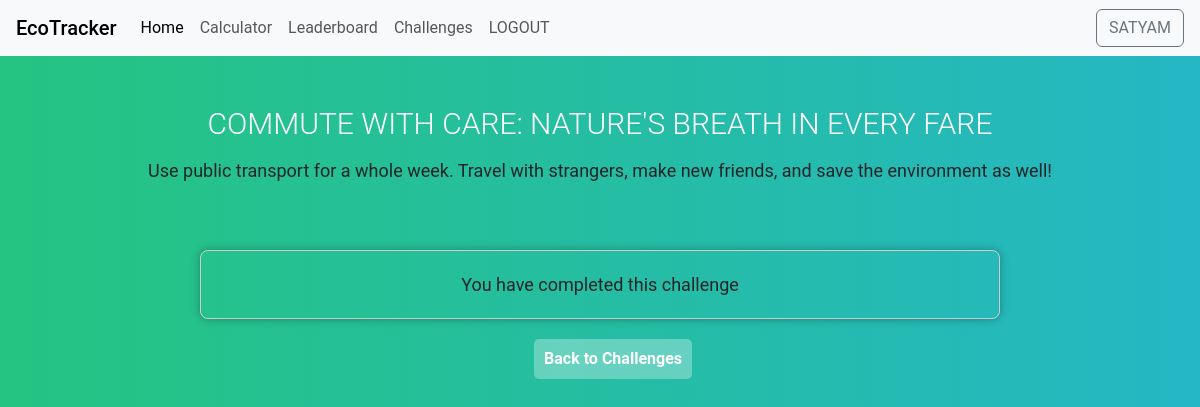
Page /log-action/3/ (signed in) on the committed database.
### base/models.py (models this page shows)
class SustainabilityChallenge(models.Model):
    creator = models.ForeignKey(User, on_delete=models.CASCADE, related_name='created_challenges',null=True)
    participants = models.ManyToManyField(User, related_name='joined_challenges')
    title = models.CharField(max_length=255)
    description = models.TextField()
    start_date = models.DateTimeField(null=True)
    end_date = models.DateTimeField(null=True)
    points_awarded = models.IntegerField(default=0)  # New field for awarded points

### base/views.py (the view, shortened to what this page needs)
# urls.py: path('log-action/<int:challenge_id>/',views.log_action,name='log_action'),
@login_required
def log_action(request, challenge_id):
    challenge = get_object_or_404(SustainabilityChallenge, pk=challenge_id)
    challenge_completed = UserChallenge.objects.filter(user=request.user, challenge=challenge, status='completed').exists()
    form = ChallengeLogForm(request.POST or None)
    context = {
        'form': form,
        'challenge': challenge,
        'challenge_completed': challenge_completed,
    }
    print("Rendering log_action.html")
    return render(request, 'base/log_action.html', context)

### base/templates/base/log_action.html (shortened to what this page needs)
{% extends 'main.html' %}
{% block content %}
<h1 class="lbd1" style="padding-top: 50px;">{{ challenge.title }}</h1>
<p class="lbd-content">{{ challenge.description }}</p>
{% if challenge_completed %}
<div style="padding-top: 50px;">
<div class="form-container lbd-content">
You have completed this challenge</div></div>
{% endif %}
<div style="padding-left: 44.5%; padding-top: 20px;">
<button class="css-button-arrow--green">
<a href="{% url 'challenges' %}" style="color: rgb(255, 255, 255);">Back to Challenges</a>
</button>
</div>
{% endblock content %}

### templates/navbar.html (shortened to what this page needs)
<nav class="navbar navbar-expand-lg navbar-light bg-light">
  <span class="navbar-brand ps-3 mb-0 h1">EcoTracker</span>
  <div class="collapse navbar-collapse" id="navbarTogglerDemo02">
    <ul class="navbar-nav mr-auto mt-2 mt-lg-0">
      <li class="nav-item active">
        <a class="nav-item nav-link active" href="/">Home </a>
      </li>
      <li class="nav-item">
        <a class="nav-item nav-link" href="{% url 'calculate-CF' %}">Calculator</a>
      </li>
      <li class="nav-item">
        <a class="nav-item nav-link" href="{% url 'leaderboard' %}">Leaderboard</a>
      </li>
      <li class="nav-item">
        <a class="nav-item nav-link" href="{% url 'challenges' %}">Challenges</a>
      </li>
      <li class="nav-item">
        {% if request.user.is_authenticated %}
          <a class="nav-item nav-link" href="{% url 'logout' %}">LOGOUT</a>
        {% else %}
          <a class="nav-item nav-link" href="{% url 'login' %}">LOGIN</a>
        {% endif %}
      </li>
    </ul>
    <ul class="navbar-nav ms-auto mt-2 mt-lg-0 pe-3">
    {% if request.user.is_authenticated %}
      <a class="btn btn-outline-secondary my-2 my-sm-0 text-uppercase" href="#">{{ request.user }}</a></form>
    {% endif %}
    </ul>
  </div>
</nav>

### base/static/base/styles.css (style rules this page uses)
a { text-decoration: none; }
.form-container { padding-left: 40%; }
.form-container { max-width: 800px; margin: 0 auto; padding: 20px; border: 1px solid #ccc; border-radius: 8px; box-shadow: 0 0 10px rgba(0, 0, 0, 0.3); }
body { background-color: #131720; }
.lbd1 { font-size: 30px; color: #fff; text-transform: uppercase; font-weight: 300; text-align: center; margin-bottom: 15px; }
body { background: -webkit-linear-gradient(left, #25c481, #25b7c4); background: linear-gradient(to right, #25c481, #25b7c4); font-family: 'Roboto', sans-serif; }
.lbd-content { text-align: center; font-size: 18px; }
.css-button-arrow--green { min-width: 130px; height: 40px; color: #fff; padding: 5px 10px; font-weight: bold; cursor: pointer; transition: all 0.3s ease; position: relative; display: inline-block; outline: none; overflow: hidden; border-radius: 5px; border: none; background-color: rgba(255, 255, 255, 0.3); }
.css-button-arrow--green:after { content: "\00BB"; position: absolute; opacity: 0; font-size: 20px; line-height: 40px; top: 0; right: -20px; transition: 0.4s; }

### rows in the picture
SustainabilityChallenge: title "COMMUTE WITH CARE: NATURE'S BREATH IN EVERY FARE", description "Use public transport for a whole week. Travel with strangers, make new friends, and save the environment as well!"

### other values in the picture
{{ request.user }} "SATYAM"
